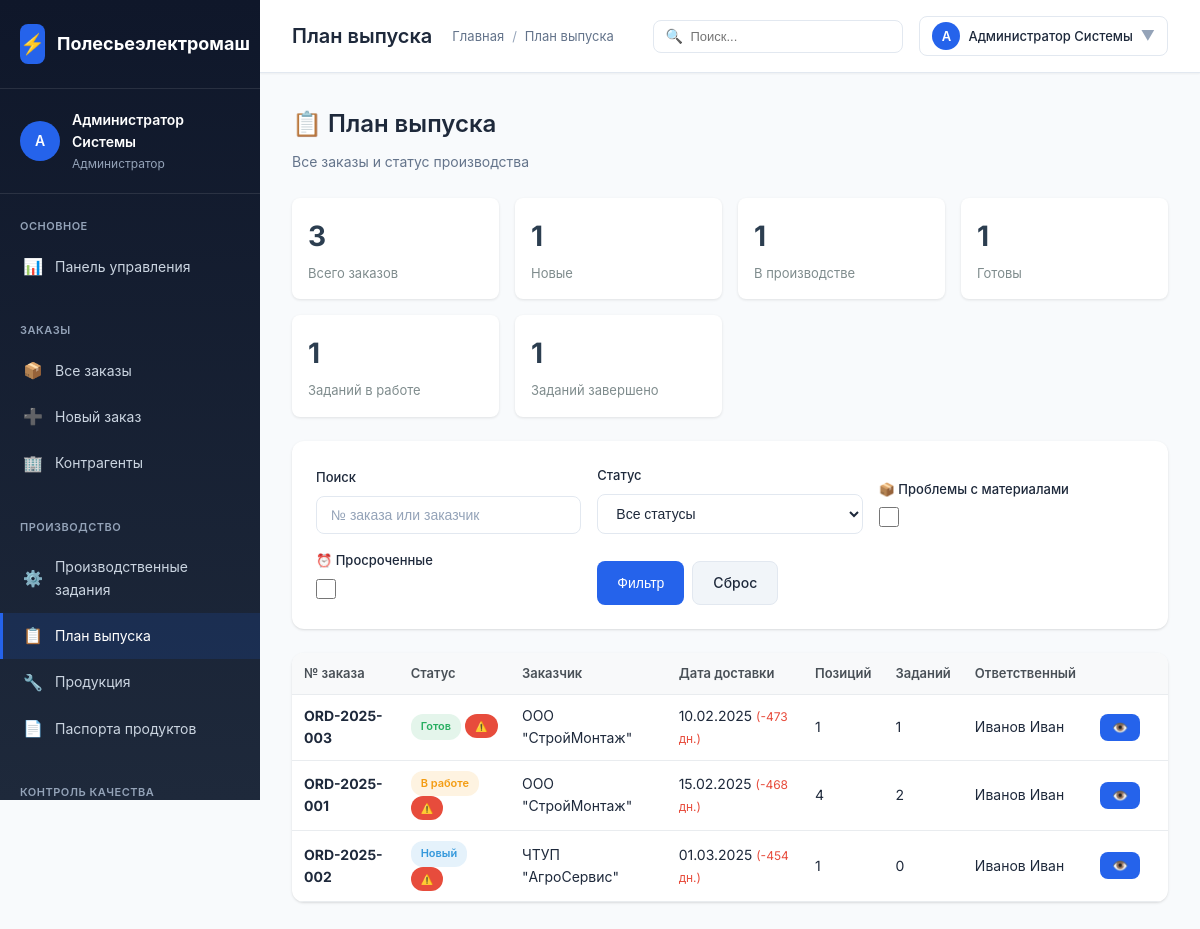
Page /polesie/modules/production/plan.php (signed in) on the earlier database version.
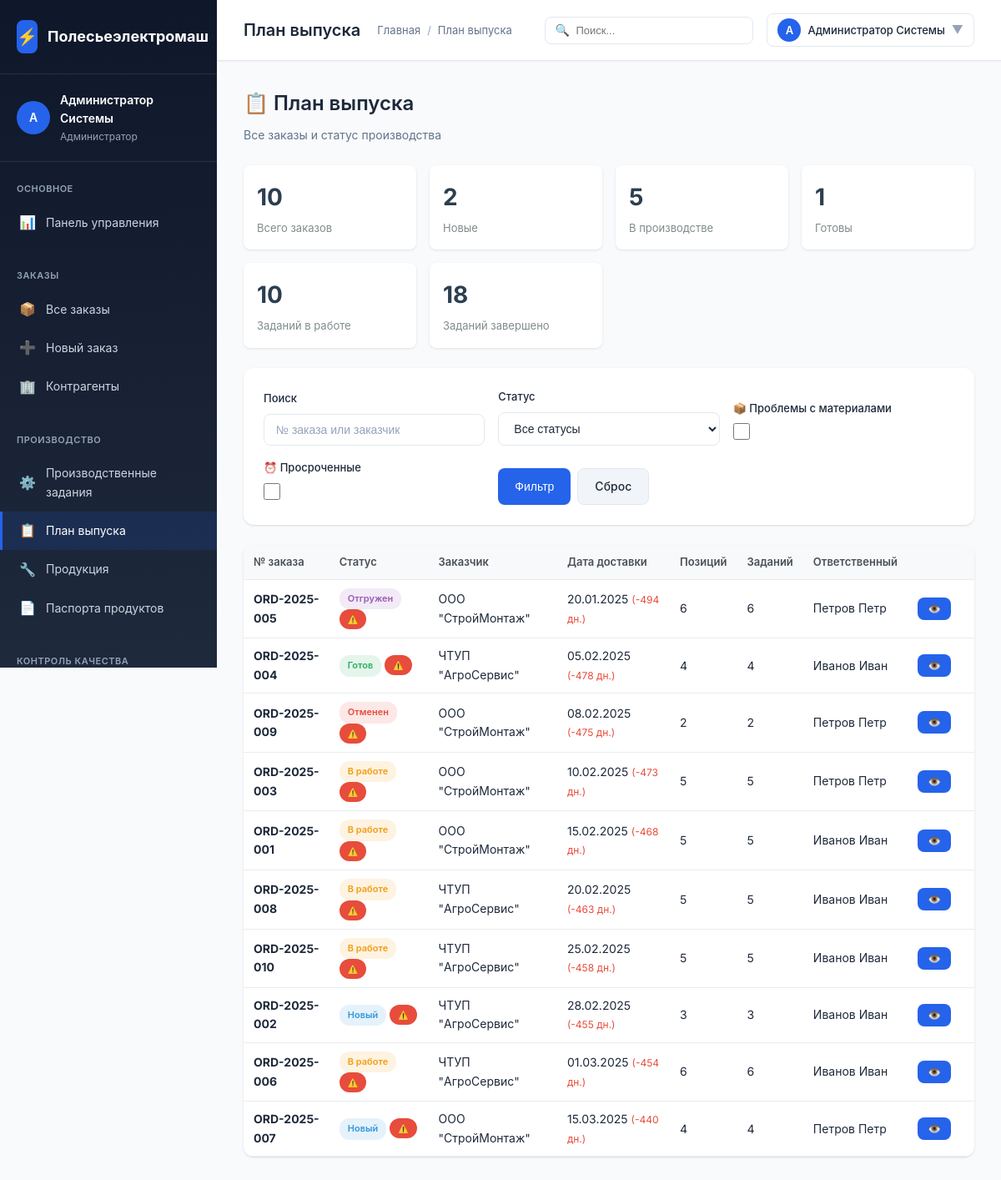
Same page on the later database version.
### tables this page shows
CREATE TABLE `orders` (
  `id` INT AUTO_INCREMENT PRIMARY KEY,
  `order_number` VARCHAR(50) NOT NULL UNIQUE,
  `customer_id` INT,
  `responsible_user_id` INT,
  `status` ENUM('new', 'processing', 'ready', 'shipped', 'cancelled') DEFAULT 'new',
  `order_date` DATE NOT NULL,
  `delivery_date` DATE,
  `total_amount` DECIMAL(15,2),
  `notes` TEXT,
  `created_at` TIMESTAMP DEFAULT CURRENT_TIMESTAMP,
  `updated_at` TIMESTAMP DEFAULT CURRENT_TIMESTAMP ON UPDATE CURRENT_TIMESTAMP,
  CONSTRAINT `fk_order_customer` FOREIGN KEY (`customer_id`) REFERENCES `contractors`(`id`) ON DELETE SET NULL,
  CONSTRAINT `fk_order_responsible` FOREIGN KEY (`responsible_user_id`) REFERENCES `users`(`id`) ON DELETE SET NULL
);

CREATE TABLE `contractors` (
  `id` INT AUTO_INCREMENT PRIMARY KEY,
  `name` VARCHAR(200) NOT NULL,
  `inn` VARCHAR(20) UNIQUE,
  `type` ENUM('supplier', 'customer', 'both') DEFAULT 'both',
  `contact_person` VARCHAR(100),
  `phone` VARCHAR(50),
  `email` VARCHAR(100),
  `address` TEXT,
  `created_at` TIMESTAMP DEFAULT CURRENT_TIMESTAMP
);

CREATE TABLE `users` (
  `id` INT AUTO_INCREMENT PRIMARY KEY,
  `username` VARCHAR(50) NOT NULL UNIQUE,
  `password_hash` VARCHAR(255) NOT NULL,
  `full_name` VARCHAR(100) NOT NULL,
  `email` VARCHAR(100),
  `role_id` INT,
  `is_active` BOOLEAN DEFAULT TRUE,
  `created_at` TIMESTAMP DEFAULT CURRENT_TIMESTAMP,
  CONSTRAINT `fk_users_role` FOREIGN KEY (`role_id`) REFERENCES `user_roles`(`id`) ON DELETE SET NULL
);

### polesie/config/config.php (called while the page is built, shortened)
<?php
function e($string) {
    return htmlspecialchars($string ?? '', ENT_QUOTES, 'UTF-8');
}
function formatDate($date, $format = 'd.m.Y') {
    $dt = new DateTime($date);
    return $dt->format($format);
}
function asset($path) {
    $path = ltrim($path, '/');
    return APP_URL . '/' . $path;
}

### polesie/modules/production/plan.php (the view, shortened to what the changed rows need)
<?php
require_once __DIR__ . '/../../config/config.php';
$pdo = getDbConnection();
$materialIssueFilter = isset($_GET['material_issues']) ? true : false;
$overdueFilter = isset($_GET['overdue']) ? true : false;
$whereConditions = [];
$params = [];
$whereClause = !empty($whereConditions) ? "WHERE " . implode(" AND ", $whereConditions) : "";
$ordersQuery = "
    SELECT o.*, c.name as contractor_name, u.full_name as responsible_name,
        CASE o.status
            WHEN 'new' THEN 'Новый'
            WHEN 'processing' THEN 'В работе'
            WHEN 'ready' THEN 'Готов'
            WHEN 'shipped' THEN 'Отгружен'
            WHEN 'cancelled' THEN 'Отменен'
            ELSE o.status
        END as status_name,
        CASE o.status
            WHEN 'new' THEN '#3498db'
            WHEN 'processing' THEN '#f39c12'
            WHEN 'ready' THEN '#27ae60'
            WHEN 'shipped' THEN '#9b59b6'
            WHEN 'cancelled' THEN '#e74c3c'
            ELSE '#95a5a6'
        END as status_color,
        DATEDIFF(o.delivery_date, CURDATE()) as days_until_delivery,
        (SELECT COUNT(*) FROM order_items WHERE order_id = o.id) as items_count,
        (SELECT COUNT(*) FROM production_tasks WHERE order_id = o.id) as tasks_count,
        (SELECT GROUP_CONCAT(DISTINCT pt.status SEPARATOR ',') FROM production_tasks pt WHERE pt.order_id = o.id) as tasks_statuses
    FROM orders o
    LEFT JOIN contractors c ON o.customer_id = c.id
    LEFT JOIN users u ON o.responsible_user_id = u.id
    $whereClause
    ORDER BY
        CASE WHEN o.delivery_date < CURDATE() THEN 0 ELSE 1 END,
        o.delivery_date ASC,
        o.created_at DESC
";
$stmt = $pdo->prepare($ordersQuery);
$stmt->execute($params);
$allOrders = $stmt->fetchAll();
$orders = [];
foreach ($allOrders as $order) {
    $orders[] = $order;
}
if (!$materialIssueFilter && !$overdueFilter) {
    $orders = $allOrders;
}
$stats = [
    'total_orders' => count($orders),
    'new_orders' => 0,
    'in_production' => 0,
    'ready' => 0,
    'total_tasks' => 0,
    'tasks_in_progress' => 0,
    'tasks_completed' => 0
];
foreach ($orders as $order) {
    if ($order['status'] === 'new') $stats['new_orders']++;
    if ($order['status'] === 'processing') $stats['in_production']++;
}
if (count($orders) > 0) {
    $stmt = $pdo->prepare("
        SELECT
            COUNT(*) as total,
            SUM(CASE WHEN pt.status = 'in_progress' THEN 1 ELSE 0 END) as in_progress,
            SUM(CASE WHEN pt.status = 'completed' THEN 1 ELSE 0 END) as completed
        FROM production_tasks pt
        JOIN orders o ON pt.order_id = o.id
        WHERE o.id IN (" . implode(',', array_fill(0, count($orders), '?')) . ")
    ");
    $stmt->execute(array_map(fn($o) => $o['id'], $orders));
    $tasksStats = $stmt->fetch();
    $stats['total_tasks'] = $tasksStats['total'] ?? 0;
    $stats['tasks_in_progress'] = $tasksStats['in_progress'] ?? 0;
    $stats['tasks_completed'] = $tasksStats['completed'] ?? 0;
}
?>
<!DOCTYPE html>
<html lang="ru">
<head>
    <link rel="stylesheet" href="<?= asset('assets/css/style.css') ?>">
</head>
<body>
    <div class="app-container">
        <div class="main-content">
            <?php require_once BASE_PATH . '/includes/topbar.php'; ?>
            <div class="content-area">
                <div class="plan-header">
                    <h2 style="font-size: 24px; font-weight: 600; margin-bottom: 8px;">📋 План выпуска</h2>
                </div>
                <div class="plan-stats">
                    <div class="stat-box">
                        <div class="stat-box-value"><?= $stats['total_orders'] ?></div>
                        <div class="stat-box-label">Всего заказов</div>
                    </div>
                    <div class="stat-box">
                        <div class="stat-box-value"><?= $stats['new_orders'] ?></div>
                        <div class="stat-box-label">Новые</div>
                    </div>
                    <div class="stat-box">
                        <div class="stat-box-value"><?= $stats['in_production'] ?></div>
                        <div class="stat-box-label">В производстве</div>
                    </div>
                    <div class="stat-box">
                        <div class="stat-box-value"><?= $stats['tasks_in_progress'] ?></div>
                        <div class="stat-box-label">Заданий в работе</div>
                    </div>
                    <div class="stat-box">
                        <div class="stat-box-value"><?= $stats['tasks_completed'] ?></div>
                        <div class="stat-box-label">Заданий завершено</div>
                    </div>
                </div>
                <div class="card" style="margin-bottom: 24px;">
                    <div class="card-body" style="padding: 0;">
                        <table class="items-table" style="margin: 0;">
                            <thead>
                                <tr>
                                    <th>№ заказа</th>
                                    <th>Статус</th>
                                    <th>Заказчик</th>
                                    <th>Дата доставки</th>
                                    <th>Позиций</th>
                                    <th>Заданий</th>
                                    <th>Ответственный</th>
                                    <th style="width: 80px;"></th>
                                </tr>
                            </thead>
                            <tbody>
                                <?php foreach ($orders as $order):
                                    $isOverdue = isset($order['days_until_delivery']) && $order['days_until_delivery'] < 0;
                                    $hasMaterialIssues = isset($order['material_shortages']) && $order['material_shortages'] > 0;
                                ?>
                                <tr style="cursor: pointer;" onclick="openOrderDetailModal('<?= $order['id'] ?>')"
                                    class="<?= $isOverdue ? 'row-overdue' : '' ?> <?= $hasMaterialIssues ? 'row-material-issue' : '' ?>">
                                    <td><strong><?= e($order['order_number']) ?></strong></td>
                                    <td>
                                        <span class="badge" style="background: <?= e($order['status_color']) ?>20; color: <?= e($order['status_color']) ?>">
                                            <?= e($order['status_name']) ?>
                                        </span>
                                        <?php if ($isOverdue): ?>
                                            <span class="badge" style="background: #e74c3c; color: white; font-size: 10px;">⚠️</span>
                                        <?php endif; ?>
                                    </td>
                                    <td><?= e($order['contractor_name'] ?? '—') ?></td>
                                    <td>
                                        <?php if ($order['delivery_date']): ?>
                                            <?= formatDate($order['delivery_date']) ?>
                                            <span style="color: <?= $order['days_until_delivery'] < 0 ? '#e74c3c' : ($order['days_until_delivery'] <= 3 ? '#f39c12' : '#27ae60') ?>; font-size: 12px;">
                                                (<?= $order['days_until_delivery'] ?> дн.)
                                            </span>
                                        <?php else: ?>
                                            —
                                        <?php endif; ?>
                                    </td>
                                    <td><?= $order['items_count'] ?? 0 ?></td>
                                    <td><?= $order['tasks_count'] ?? 0 ?></td>
                                    <td><?= e($order['responsible_name'] ?? '—') ?></td>
                                    <td onclick="event.stopPropagation();">
                                        <button class="btn btn-sm btn-primary" onclick="openOrderDetailModal('<?= $order['id'] ?>')">👁️</button>
                                    </td>
                                </tr>
                                <?php endforeach; ?>
                            </tbody>
                        </table>
                    </div>
                </div>
            </div>
        </div>
    </div>
</body>
</html>

Differences in the rows shown:
added orders: order_number "ORD-2025-005", status_name "Отгружен", customer.name "ООО \"СтройМонтаж\"", delivery_date "20.01.2025", days_until_delivery "-494", items_count "6", tasks_count "6", responsible_user.full_name "Петров Петр"
added orders: order_number "ORD-2025-004", status_name "Готов", customer.name "ЧТУП \"АгроСервис\"", delivery_date "05.02.2025", days_until_delivery "-478", items_count "4", tasks_count "4", responsible_user.full_name "Иванов Иван"
added orders: order_number "ORD-2025-009", status_name "Отменен", customer.name "ООО \"СтройМонтаж\"", delivery_date "08.02.2025", days_until_delivery "-475", items_count "2", tasks_count "2", responsible_user.full_name "Петров Петр"
changed orders "ORD-2025-003": status_name "Готов" → "В работе"; items_count "1" → "5"; tasks_count "1" → "5"; responsible_user.full_name "Иванов Иван" → "Петров Петр"
changed orders "ORD-2025-001": items_count "4" → "5"; tasks_count "2" → "5"
added orders: order_number "ORD-2025-008", status_name "В работе", customer.name "ЧТУП \"АгроСервис\"", delivery_date "20.02.2025", days_until_delivery "-463", items_count "5", tasks_count "5", responsible_user.full_name "Иванов Иван"
added orders: order_number "ORD-2025-010", status_name "В работе", customer.name "ЧТУП \"АгроСервис\"", delivery_date "25.02.2025", days_until_delivery "-458", items_count "5", tasks_count "5", responsible_user.full_name "Иванов Иван"
changed orders "ORD-2025-002": delivery_date "01.03.2025" → "28.02.2025"; days_until_delivery "-454" → "-455"; items_count "1" → "3"; tasks_count "0" → "3"
added orders: order_number "ORD-2025-006", status_name "В работе", customer.name "ЧТУП \"АгроСервис\"", delivery_date "01.03.2025", days_until_delivery "-454", items_count "6", tasks_count "6", responsible_user.full_name "Иванов Иван"
added orders: order_number "ORD-2025-007", status_name "Новый", customer.name "ООО \"СтройМонтаж\"", delivery_date "15.03.2025", days_until_delivery "-440", items_count "4", tasks_count "4", responsible_user.full_name "Петров Петр"
Other differences:
$stats['total_orders']: "3" → "10"
$stats['new_orders']: "1" → "2"
$stats['in_production']: "1" → "5"
$stats['tasks_in_progress']: "1" → "10"
$stats['tasks_completed']: "1" → "18"
